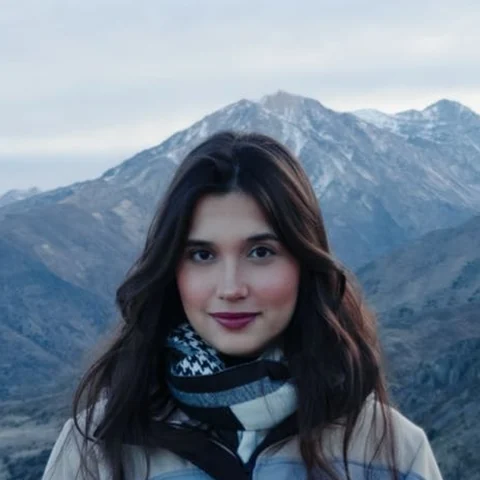
#> input picture pessoas/eduarda.webp, 480 x 480 px, given in place of Eduarda.jpeg, which was not available
$ python gen-avatars.py
#> lines starting #> are read from the running program, lines starting #| are printed output that depends on the picture
# Recorta e prepara as fotos da equipe para os avatares circulares.
# Le as fotos originais de fora do repo (pasta do projeto) e grava versoes
# quadradas, pequenas e sem EXIF em pulmio-site/pessoas/. So o recorte fica
# publico; o arquivo original do celular nunca entra no repositorio.
# Uso: python gen-avatars.py
import os
from PIL import Image

HERE = os.path.dirname(os.path.abspath(__file__))
SRC = os.path.dirname(HERE)
OUT = os.path.join(HERE, "pessoas")
os.makedirs(OUT, exist_ok=True)

SIZE = 480    # lado final, quadrado
QUALITY = 87

# (arquivo, caixa de recorte em pixels da foto original: L, T, R, B)
# a máscara circular do CSS já esconde os cantos do quadrado, entao a caixa
# so precisa centralizar o rosto, nao isolar a pessoa com precisao
PESSOAS = [
    ("Eduarda.jpeg", "eduarda", (90, 0, 550, 460)),
    ("Mariana.jpeg", "mariana", (152, 336, 952, 1136)),   # foto nova, 1200x1600
    ("Matheus.jpeg", "matheus", (35, 0, 355, 320)),       # foto nova, 400x400
    ("Thales.jpeg",  "thales",  (260, 70, 640, 450)),
]

for arq, slug, caixa in PESSOAS:
    caminho = os.path.join(SRC, arq)
    if not os.path.exists(caminho):
        print(f"AVISO: {arq} nao encontrado em {SRC}, pulando")
        continue
    im = Image.open(caminho).convert("RGB")
#> im is the input picture: PIL image 480x480 RGB; mean R, G, B 111.2, 125.4, 141.1
    im = im.crop(caixa).resize((SIZE, SIZE), Image.LANCZOS)
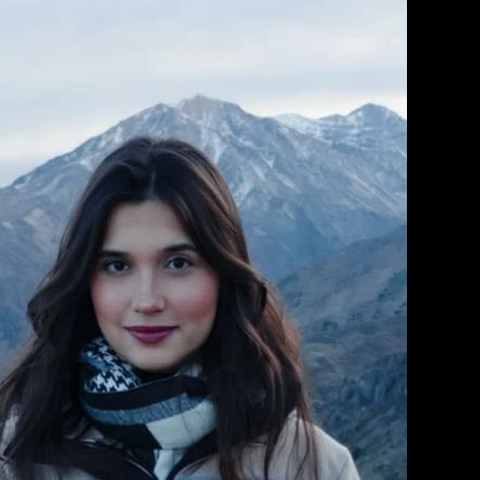
#> im: PIL image 480x480 RGB; mean R, G, B 92.4, 102.8, 114.9
    destino = os.path.join(OUT, slug + ".webp")
    im.save(destino, format="WEBP", quality=QUALITY, method=6)  # save() sem exif= já descarta metadados
    print(f"  {slug}: {im.size} <- {arq} {caixa}  ({os.path.getsize(destino)/1024:.0f}KB)")
#|   eduarda: (480, 480) <- Eduarda.jpeg (90, 0, 550, 460)  (16KB)
#> pass 2 of the loop `for arq, slug, caixa in PESSOAS:`:
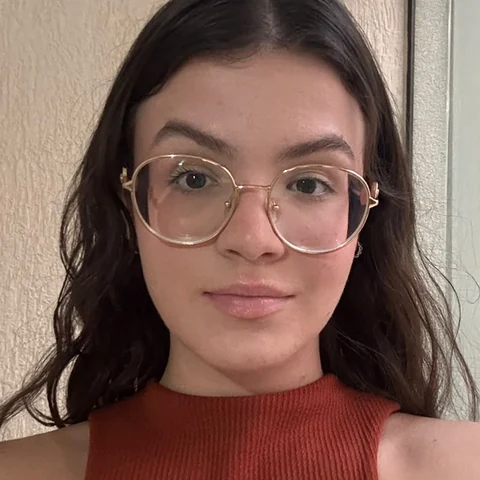
#> input picture pessoas/mariana.webp, 480 x 480 px, given in place of Mariana.jpeg, which was not available
#> im is the input picture: PIL image 480x480 RGB; mean R, G, B 129.9, 100.1, 89.3
#> `im = im.crop(caixa).resize((SIZE, SIZE), Image.LANCZOS)`:
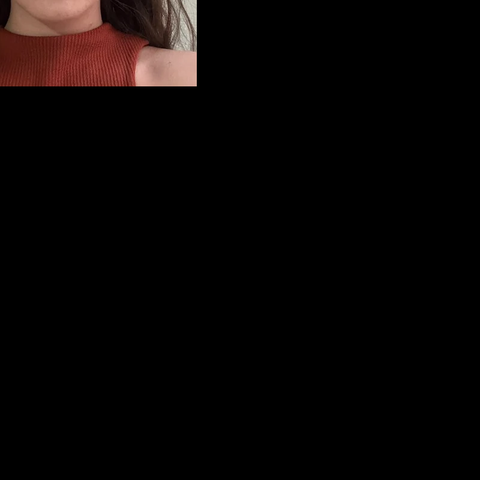
#> im: PIL image 480x480 RGB; mean R, G, B 9.1, 5.4, 4.7
#|   mariana: (480, 480) <- Mariana.jpeg (152, 336, 952, 1136)  (3KB)
#> pass 3 of the loop `for arq, slug, caixa in PESSOAS:`:
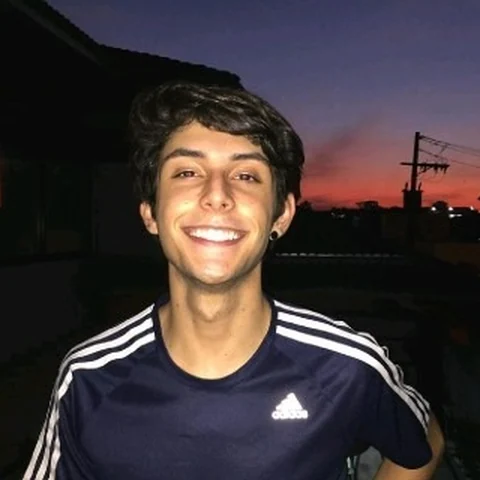
#> input picture pessoas/matheus.webp, 480 x 480 px, given in place of Matheus.jpeg, which was not available
#> im is the input picture: PIL image 480x480 RGB; mean R, G, B 64.6, 55, 57
#> `im = im.crop(caixa).resize((SIZE, SIZE), Image.LANCZOS)`:
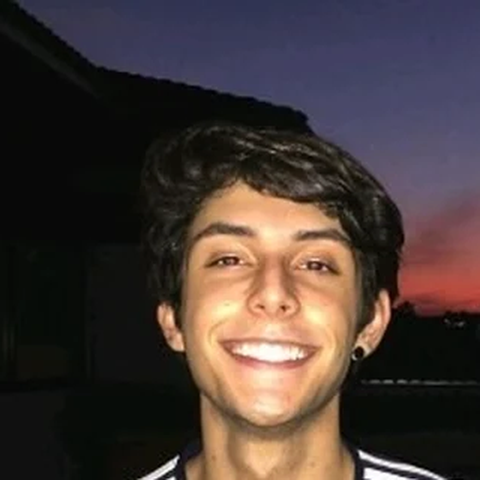
#> im: PIL image 480x480 RGB; mean R, G, B 70.7, 58.1, 55.1
#|   matheus: (480, 480) <- Matheus.jpeg (35, 0, 355, 320)  (12KB)
#> the loop made 4 passes; the first 3 are shown

print("gravado em", OUT)
